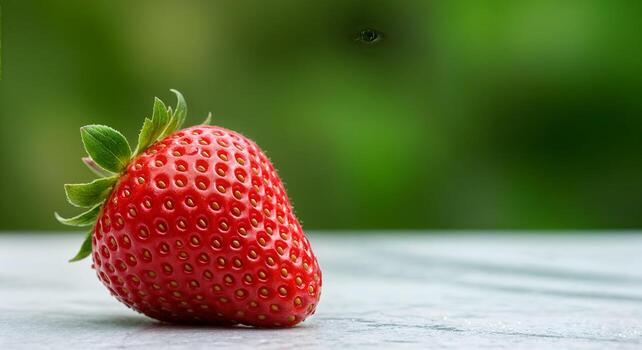
#> input picture Week4/1.jpg, 642 x 350 px
$ jupyter execute Lab-1.ipynb
#> lines starting #> are read from the running program, lines starting #| are printed output that depends on the picture
[cell 1]
import cv2
import numpy as np
import matplotlib.pyplot as plt
import os

[cell 2]
def gamma_correction(I_image, c, gamma):

    # Normilize
    I_norm = I_image.astype('float32') / 255

    # Apply gamma
    I_gamma = c * (I_norm ** gamma)

    # 'Un'normilize, back to the 0-255
    I_out = np.clip(I_gamma * 255, 0, 255).astype('uint8')

# * 255	Rescaling	Translates "0 to 1" range back to "0 to 255".
# np.clip	Limiting	Prevents values from "breaking" the 0–255 boundary.
# uint8	Casting	Changes the data type to a standard image format.

    return I_out

img = cv2.imread('1.jpg')
#> img is the input picture: shape (350, 642, 3); mean B, G, R 73.5, 116.1, 112.3

img_rgb = cv2.cvtColor(img, cv2.COLOR_BGR2RGB)

gamma_res = gamma_correction(img_rgb, 1.0, 0.5)
#> in gamma_correction, `I_gamma = c * (I_norm ** gamma)`:
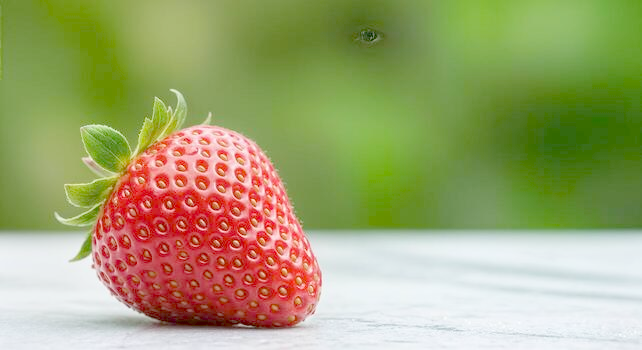
#> I_gamma: shape (350, 642, 3) float32; mean R, G, B 0.628, 0.642, 0.44

# Original
plt.subplot(1, 2, 1)
plt.imshow(img_rgb)
plt.title('Original')
plt.axis('off')

# After gamma corection
plt.subplot(1, 2, 2)
plt.imshow(gamma_res)
plt.title('Gamma Corrected (γ=0.5)')
plt.axis('off')

plt.show()
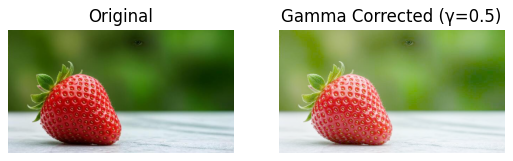
#> figure drawn by matplotlib, 2 panels

[cell 3]
def contrast_stretching(i_in, s_min=0, s_max=255):

    r_min = np.min(i_in)
    r_max = np.max(i_in)

    if r_max == r_min:
        return np.zeros_like(i_in, dtype='uint8')

    i_out = ((s_max - s_min) / (r_max - r_min)) * (i_in - r_min) + s_min
    i_out = np.clip(i_out, s_min, s_max).astype('uint8')

    return i_out

img = cv2.cvtColor(cv2.imread('2.png'), cv2.COLOR_BGR2RGB)
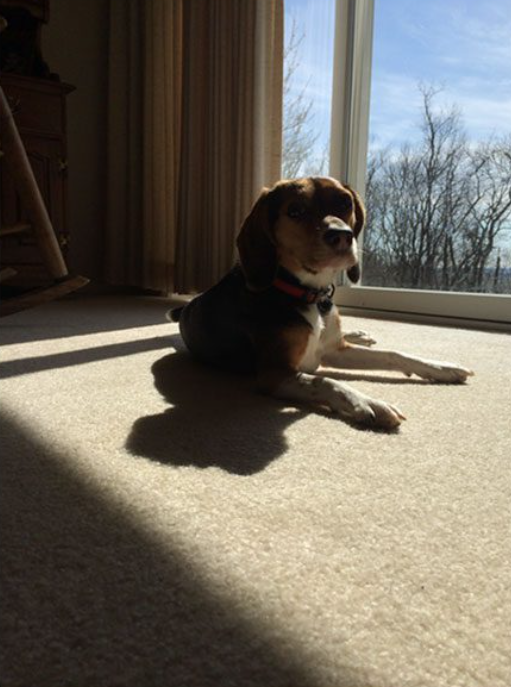
#> input picture Week4/2.png, 511 x 687 px
#> img: shape (687, 511, 3)

img_contrast_stretched = contrast_stretching(img_rgb)
#> in contrast_stretching, `r_min = np.min(i_in)`: r_min = 0
#> in contrast_stretching, `r_max = np.max(i_in)`: r_max = 255

# Original
plt.subplot(1, 2, 1)
plt.imshow(img)
plt.title('Original')
plt.axis('off')

# After gamma corection
plt.subplot(1, 2, 2)
plt.imshow(img_contrast_stretched)
plt.title('Contrast stretched')
plt.axis('off')

combinations = [(0, 50), (100, 160)]

for s_min, s_max in combinations:
    img_res = contrast_stretching(img, s_min=s_min, s_max=s_max)

    plt.figure(figsize=(10, 5))

    # Original
    plt.subplot(1, 2, 1)
    plt.imshow(img)
    plt.title("Original")
    plt.axis('off')

    #
    plt.subplot(1, 2, 2)
    plt.imshow(img_res)
    plt.title(f"Stretched: min={s_min}, max={s_max}")
    plt.axis('off')

    plt.show()
#> this loop made 2 passes
#> (r_min in contrast_stretching, r_max in contrast_stretching) on passes 1 to 2: (0, 255), (0, 255)
#> pass 1, in contrast_stretching (call 2), `i_out = np.clip(i_out, s_min, s_max).astype('uint8')`:
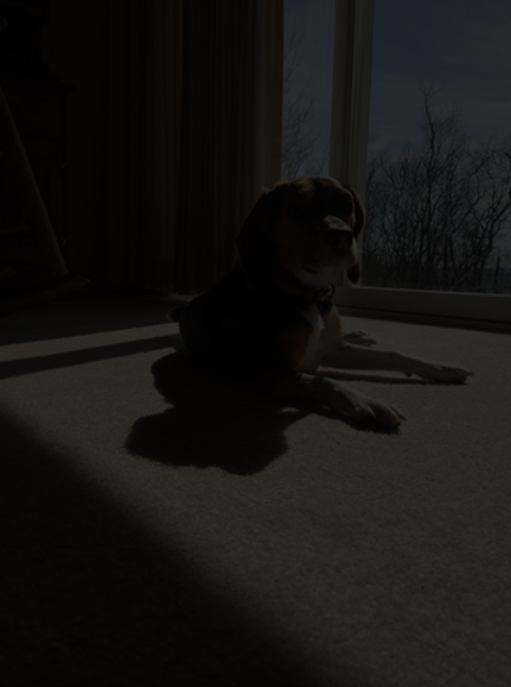
#> i_out: shape (687, 511, 3); mean R, G, B 21.4, 20.2, 18.1
#> pass 2, in contrast_stretching (call 3), `i_out = ((s_max - s_min) / (r_max - r_min)) * (i_in - r_min) + s_min`:
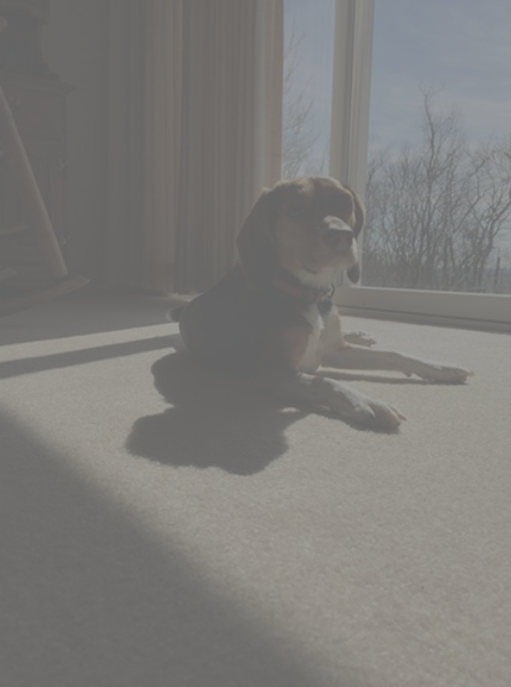
#> i_out: shape (687, 511, 3) float64; mean R, G, B 126.3, 124.9, 122.4
